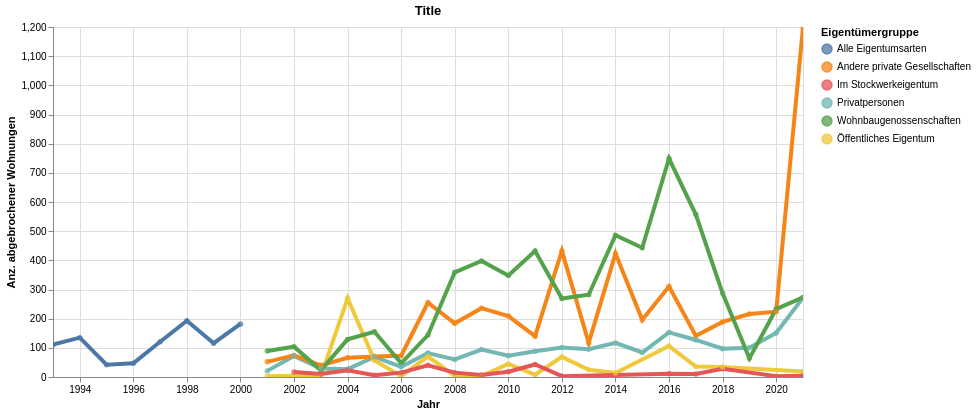

This figure's notebook cell:
### Code cell
highlight = alt.selection(type='single', on='mouseover',
                          fields=['EigGruLang'], nearest=True)
#x='date:StichtagDatJahr',
base = alt.Chart(myAgg.reset_index().query('sum_WhgAbb > 1'), title="Title").encode(
    x=alt.X('StichtagDatJahr', axis=alt.Axis(title='Jahr'))# , axis=alt.Axis(format='%', title='percentage')
    , y=alt.X('sum_WhgAbb', axis=alt.Axis(title='Anz. abgebrochener Wohnungen'))
    , color=alt.Color('EigGruLang', legend=alt.Legend(title="Eigentümergruppe", orient="right"))  
    ,tooltip=['StichtagDatJahr', 'EigGruLang','sum_WhgBestandRelevant', 'sum_WhgUmb','sum_WhgAbb' ]    
)
points = base.mark_circle().encode(
    opacity=alt.value(0.75)
).add_selection(
    highlight
).properties(
    width=750 , height=350
)
lines = base.mark_line().encode(
    size=alt.condition(~highlight, alt.value(0.5), alt.value(4))
).interactive()

lines + points

### Figure 1 — Vega-Lite specification as saved in the notebook (floating-point values rounded to 4 significant figures)
{"config": {"view": {"continuousWidth": 400, "continuousHeight": 300}}, "layer": [{"mark": "line", "encoding": {"color": {"type": "nominal", "field": "EigGruLang", "legend": {"orient": "right", "title": "Eigentümergruppe"}}, "size": {"condition": {"value": 0.5, "selection": {"not": "selector017"}}, "value": 4}, "tooltip": [{"type": "temporal", "field": "StichtagDatJahr"}, {"type": "nominal", "field": "EigGruLang"}, {"type": "quantitative", "field": "sum_WhgBestandRelevant"}, {"type": "quantitative", "field": "sum_WhgUmb"}, {"type": "quantitative", "field": "sum_WhgAbb"}], "x": {"type": "temporal", "axis": {"title": "Jahr"}, "field": "StichtagDatJahr"}, "y": {"type": "quantitative", "axis": {"title": "Anz. abgebrochener Wohnungen"}, "field": "sum_WhgAbb"}}, "selection": {"selector018": {"type": "interval", "bind": "scales", "encodings": ["x", "y"]}}, "title": "Title"}, {"mark": "circle", "encoding": {"color": {"type": "nominal", "field": "EigGruLang", "legend": {"orient": "right", "title": "Eigentümergruppe"}}, "opacity": {"value": 0.75}, "tooltip": [{"type": "temporal", "field": "StichtagDatJahr"}, {"type": "nominal", "field": "EigGruLang"}, {"type": "quantitative", "field": "sum_WhgBestandRelevant"}, {"type": "quantitative", "field": "sum_WhgUmb"}, {"type": "quantitative", "field": "sum_WhgAbb"}], "x": {"type": "temporal", "axis": {"title": "Jahr"}, "field": "StichtagDatJahr"}, "y": {"type": "quantitative", "axis": {"title": "Anz. abgebrochener Wohnungen"}, "field": "sum_WhgAbb"}}, "height": 350, "selection": {"selector017": {"type": "single", "on": "mouseover", "fields": ["EigGruLang"], "nearest": true}}, "title": "Title", "width": 750}], "data": {"name": "data-b4c814d0216243664eba8f90df4e58aa"}, "$schema": "https://vega.github.io/schema/vega-lite/v4.8.1.json", "datasets": {"data-b4c814d0216243664eba8f90df4e58aa": [{"StichtagDatJahr": "1993-01-01T00:00:00", "EigGruSort": 9, "EigGruLang": "Alle Eigentumsarten", "sum_WhgBestandRelevant": 173292, "sum_WhgUmb": 675, "sum_WhgAbb": 111}, {"StichtagDatJahr": "1994-01-01T00:00:00", "EigGruSort": 9, "EigGruLang": "Alle Eigentumsarten", "sum_WhgBestandRelevant": 174962, "sum_WhgUmb": 607, "sum_WhgAbb": 135}, {"StichtagDatJahr": "1995-01-01T00:00:00", "EigGruSort": 9, "EigGruLang": "Alle Eigentumsarten", "sum_WhgBestandRelevant": 176950, "sum_WhgUmb": 757, "sum_WhgAbb": 42}, {"StichtagDatJahr": "1996-01-01T00:00:00", "EigGruSort": 9, "EigGruLang": "Alle Eigentumsarten", "sum_WhgBestandRelevant": 179275, "sum_WhgUmb": 2303, "sum_WhgAbb": 47}, {"StichtagDatJahr": "1997-01-01T00:00:00", "EigGruSort": 9, "EigGruLang": "Alle Eigentumsarten", "sum_WhgBestandRelevant": 181189, "sum_WhgUmb": 1456, "sum_WhgAbb": 121}, {"StichtagDatJahr": "1998-01-01T00:00:00", "EigGruSort": 9, "EigGruLang": "Alle Eigentumsarten", "sum_WhgBestandRelevant": 182184, "sum_WhgUmb": 1187, "sum_WhgAbb": 193}, {"StichtagDatJahr": "1999-01-01T00:00:00", "EigGruSort": 9, "EigGruLang": "Alle Eigentumsarten", "sum_WhgBestandRelevant": 183780, "sum_WhgUmb": 1626, "sum_WhgAbb": 116}, {"StichtagDatJahr": "2000-01-01T00:00:00", "EigGruSort": 9, "EigGruLang": "Alle Eigentumsarten", "sum_WhgBestandRelevant": 185123, "sum_WhgUmb": 1488, "sum_WhgAbb": 182}, {"StichtagDatJahr": "2001-01-01T00:00:00", "EigGruSort": 4, "EigGruLang": "Privatpersonen", "sum_WhgBestandRelevant": 84519, "sum_WhgUmb": 664, "sum_WhgAbb": 21}, {"StichtagDatJahr": "2001-01-01T00:00:00", "EigGruSort": 3, "EigGruLang": "Andere private Gesellschaften", "sum_WhgBestandRelevant": 43526, "sum_WhgUmb": 512, "sum_WhgAbb": 52}, {"StichtagDatJahr": "2001-01-01T00:00:00", "EigGruSort": 1, "EigGruLang": "Öffentliches Eigentum", "sum_WhgBestandRelevant": 14039, "sum_WhgUmb": 602, "sum_WhgAbb": 3}, {"StichtagDatJahr": "2001-01-01T00:00:00", "EigGruSort": 2, "EigGruLang": "Wohnbaugenossenschaften", "sum_WhgBestandRelevant": 34361, "sum_WhgUmb": 475, "sum_WhgAbb": 89}, {"StichtagDatJahr": "2002-01-01T00:00:00", "EigGruSort": 1, "EigGruLang": "Öffentliches Eigentum", "sum_WhgBestandRelevant": 14614, "sum_WhgUmb": 73, "sum_WhgAbb": 4}, {"StichtagDatJahr": "2002-01-01T00:00:00", "EigGruSort": 2, "EigGruLang": "Wohnbaugenossenschaften", "sum_WhgBestandRelevant": 34194, "sum_WhgUmb": 504, "sum_WhgAbb": 104}, {"StichtagDatJahr": "2002-01-01T00:00:00", "EigGruSort": 3, "EigGruLang": "Andere private Gesellschaften", "sum_WhgBestandRelevant": 43413, "sum_WhgUmb": 409, "sum_WhgAbb": 74}, {"StichtagDatJahr": "2002-01-01T00:00:00", "EigGruSort": 4, "EigGruLang": "Privatpersonen", "sum_WhgBestandRelevant": 84360, "sum_WhgUmb": 699, "sum_WhgAbb": 72}, {"StichtagDatJahr": "2002-01-01T00:00:00", "EigGruSort": 5, "EigGruLang": "Im Stockwerkeigentum", "sum_WhgBestandRelevant": 9968, "sum_WhgUmb": 126, "sum_WhgAbb": 17}, {"StichtagDatJahr": "2003-01-01T00:00:00", "EigGruSort": 1, "EigGruLang": "Öffentliches Eigentum", "sum_WhgBestandRelevant": 14030, "sum_WhgUmb": 170, "sum_WhgAbb": 2}, {"StichtagDatJahr": "2003-01-01T00:00:00", "EigGruSort": 2, "EigGruLang": "Wohnbaugenossenschaften", "sum_WhgBestandRelevant": 35080, "sum_WhgUmb": 344, "sum_WhgAbb": 23}, {"StichtagDatJahr": "2003-01-01T00:00:00", "EigGruSort": 3, "EigGruLang": "Andere private Gesellschaften", "sum_WhgBestandRelevant": 43112, "sum_WhgUmb": 768, "sum_WhgAbb": 40}, {"StichtagDatJahr": "2003-01-01T00:00:00", "EigGruSort": 4, "EigGruLang": "Privatpersonen", "sum_WhgBestandRelevant": 85288, "sum_WhgUmb": 1106, "sum_WhgAbb": 29}, {"StichtagDatJahr": "2003-01-01T00:00:00", "EigGruSort": 5, "EigGruLang": "Im Stockwerkeigentum", "sum_WhgBestandRelevant": 10182, "sum_WhgUmb": 246, "sum_WhgAbb": 10}, {"StichtagDatJahr": "2004-01-01T00:00:00", "EigGruSort": 4, "EigGruLang": "Privatpersonen", "sum_WhgBestandRelevant": 85324, "sum_WhgUmb": 1106, "sum_WhgAbb": 27}, {"StichtagDatJahr": "2004-01-01T00:00:00", "EigGruSort": 3, "EigGruLang": "Andere private Gesellschaften", "sum_WhgBestandRelevant": 43657, "sum_WhgUmb": 741, "sum_WhgAbb": 66}, {"StichtagDatJahr": "2004-01-01T00:00:00", "EigGruSort": 5, "EigGruLang": "Im Stockwerkeigentum", "sum_WhgBestandRelevant": 10448, "sum_WhgUmb": 81, "sum_WhgAbb": 23}, {"StichtagDatJahr": "2004-01-01T00:00:00", "EigGruSort": 1, "EigGruLang": "Öffentliches Eigentum", "sum_WhgBestandRelevant": 13703, "sum_WhgUmb": 661, "sum_WhgAbb": 270}, {"StichtagDatJahr": "2004-01-01T00:00:00", "EigGruSort": 2, "EigGruLang": "Wohnbaugenossenschaften", "sum_WhgBestandRelevant": 34849, "sum_WhgUmb": 625, "sum_WhgAbb": 129}, {"StichtagDatJahr": "2005-01-01T00:00:00", "EigGruSort": 1, "EigGruLang": "Öffentliches Eigentum", "sum_WhgBestandRelevant": 14573, "sum_WhgUmb": 366, "sum_WhgAbb": 57}, {"StichtagDatJahr": "2005-01-01T00:00:00", "EigGruSort": 2, "EigGruLang": "Wohnbaugenossenschaften", "sum_WhgBestandRelevant": 33923, "sum_WhgUmb": 809, "sum_WhgAbb": 155}, {"StichtagDatJahr": "2005-01-01T00:00:00", "EigGruSort": 3, "EigGruLang": "Andere private Gesellschaften", "sum_WhgBestandRelevant": 43480, "sum_WhgUmb": 884, "sum_WhgAbb": 70}, {"StichtagDatJahr": "2005-01-01T00:00:00", "EigGruSort": 4, "EigGruLang": "Privatpersonen", "sum_WhgBestandRelevant": 85521, "sum_WhgUmb": 915, "sum_WhgAbb": 69}, {"StichtagDatJahr": "2005-01-01T00:00:00", "EigGruSort": 5, "EigGruLang": "Im Stockwerkeigentum", "sum_WhgBestandRelevant": 10801, "sum_WhgUmb": 245, "sum_WhgAbb": 6}, {"StichtagDatJahr": "2006-01-01T00:00:00", "EigGruSort": 1, "EigGruLang": "Öffentliches Eigentum", "sum_WhgBestandRelevant": 14825, "sum_WhgUmb": 249, "sum_WhgAbb": 3}, {"StichtagDatJahr": "2006-01-01T00:00:00", "EigGruSort": 2, "EigGruLang": "Wohnbaugenossenschaften", "sum_WhgBestandRelevant": 33800, "sum_WhgUmb": 471, "sum_WhgAbb": 47}, {"StichtagDatJahr": "2006-01-01T00:00:00", "EigGruSort": 3, "EigGruLang": "Andere private Gesellschaften", "sum_WhgBestandRelevant": 44573, "sum_WhgUmb": 889, "sum_WhgAbb": 73}, {"StichtagDatJahr": "2006-01-01T00:00:00", "EigGruSort": 4, "EigGruLang": "Privatpersonen", "sum_WhgBestandRelevant": 85033, "sum_WhgUmb": 758, "sum_WhgAbb": 35}, {"StichtagDatJahr": "2006-01-01T00:00:00", "EigGruSort": 5, "EigGruLang": "Im Stockwerkeigentum", "sum_WhgBestandRelevant": 11219, "sum_WhgUmb": 133, "sum_WhgAbb": 15}, {"StichtagDatJahr": "2007-01-01T00:00:00", "EigGruSort": 5, "EigGruLang": "Im Stockwerkeigentum", "sum_WhgBestandRelevant": 11626, "sum_WhgUmb": 82, "sum_WhgAbb": 40}, {"StichtagDatJahr": "2007-01-01T00:00:00", "EigGruSort": 4, "EigGruLang": "Privatpersonen", "sum_WhgBestandRelevant": 84795, "sum_WhgUmb": 920, "sum_WhgAbb": 82}, {"StichtagDatJahr": "2007-01-01T00:00:00", "EigGruSort": 3, "EigGruLang": "Andere private Gesellschaften", "sum_WhgBestandRelevant": 44880, "sum_WhgUmb": 1035, "sum_WhgAbb": 255}, {"StichtagDatJahr": "2007-01-01T00:00:00", "EigGruSort": 1, "EigGruLang": "Öffentliches Eigentum", "sum_WhgBestandRelevant": 14603, "sum_WhgUmb": 548, "sum_WhgAbb": 70}, {"StichtagDatJahr": "2007-01-01T00:00:00", "EigGruSort": 2, "EigGruLang": "Wohnbaugenossenschaften", "sum_WhgBestandRelevant": 33672, "sum_WhgUmb": 567, "sum_WhgAbb": 144}, {"StichtagDatJahr": "2008-01-01T00:00:00", "EigGruSort": 1, "EigGruLang": "Öffentliches Eigentum", "sum_WhgBestandRelevant": 14714, "sum_WhgUmb": 362, "sum_WhgAbb": 4}, {"StichtagDatJahr": "2008-01-01T00:00:00", "EigGruSort": 2, "EigGruLang": "Wohnbaugenossenschaften", "sum_WhgBestandRelevant": 33353, "sum_WhgUmb": 491, "sum_WhgAbb": 359}, {"StichtagDatJahr": "2008-01-01T00:00:00", "EigGruSort": 3, "EigGruLang": "Andere private Gesellschaften", "sum_WhgBestandRelevant": 45785, "sum_WhgUmb": 751, "sum_WhgAbb": 184}, {"StichtagDatJahr": "2008-01-01T00:00:00", "EigGruSort": 4, "EigGruLang": "Privatpersonen", "sum_WhgBestandRelevant": 84186, "sum_WhgUmb": 781, "sum_WhgAbb": 60}, {"StichtagDatJahr": "2008-01-01T00:00:00", "EigGruSort": 5, "EigGruLang": "Im Stockwerkeigentum", "sum_WhgBestandRelevant": 11968, "sum_WhgUmb": 125, "sum_WhgAbb": 15}, {"StichtagDatJahr": "2009-01-01T00:00:00", "EigGruSort": 1, "EigGruLang": "Öffentliches Eigentum", "sum_WhgBestandRelevant": 14976, "sum_WhgUmb": 146, "sum_WhgAbb": 3}, {"StichtagDatJahr": "2009-01-01T00:00:00", "EigGruSort": 2, "EigGruLang": "Wohnbaugenossenschaften", "sum_WhgBestandRelevant": 32911, "sum_WhgUmb": 432, "sum_WhgAbb": 398}, {"StichtagDatJahr": "2009-01-01T00:00:00", "EigGruSort": 3, "EigGruLang": "Andere private Gesellschaften", "sum_WhgBestandRelevant": 46335, "sum_WhgUmb": 715, "sum_WhgAbb": 236}, {"StichtagDatJahr": "2009-01-01T00:00:00", "EigGruSort": 4, "EigGruLang": "Privatpersonen", "sum_WhgBestandRelevant": 83822, "sum_WhgUmb": 907, "sum_WhgAbb": 94}, {"StichtagDatJahr": "2009-01-01T00:00:00", "EigGruSort": 5, "EigGruLang": "Im Stockwerkeigentum", "sum_WhgBestandRelevant": 12308, "sum_WhgUmb": 119, "sum_WhgAbb": 7}, {"StichtagDatJahr": "2010-01-01T00:00:00", "EigGruSort": 5, "EigGruLang": "Im Stockwerkeigentum", "sum_WhgBestandRelevant": 12612, "sum_WhgUmb": 133, "sum_WhgAbb": 18}, {"StichtagDatJahr": "2010-01-01T00:00:00", "EigGruSort": 3, "EigGruLang": "Andere private Gesellschaften", "sum_WhgBestandRelevant": 46422, "sum_WhgUmb": 579, "sum_WhgAbb": 209}, {"StichtagDatJahr": "2010-01-01T00:00:00", "EigGruSort": 4, "EigGruLang": "Privatpersonen", "sum_WhgBestandRelevant": 83558, "sum_WhgUmb": 885, "sum_WhgAbb": 73}, {"StichtagDatJahr": "2010-01-01T00:00:00", "EigGruSort": 2, "EigGruLang": "Wohnbaugenossenschaften", "sum_WhgBestandRelevant": 32788, "sum_WhgUmb": 264, "sum_WhgAbb": 348}, {"StichtagDatJahr": "2010-01-01T00:00:00", "EigGruSort": 1, "EigGruLang": "Öffentliches Eigentum", "sum_WhgBestandRelevant": 14895, "sum_WhgUmb": 52, "sum_WhgAbb": 45}, {"StichtagDatJahr": "2011-01-01T00:00:00", "EigGruSort": 1, "EigGruLang": "Öffentliches Eigentum", "sum_WhgBestandRelevant": 14613, "sum_WhgUmb": 92, "sum_WhgAbb": 8}, {"StichtagDatJahr": "2011-01-01T00:00:00", "EigGruSort": 2, "EigGruLang": "Wohnbaugenossenschaften", "sum_WhgBestandRelevant": 32394, "sum_WhgUmb": 868, "sum_WhgAbb": 432}, {"StichtagDatJahr": "2011-01-01T00:00:00", "EigGruSort": 3, "EigGruLang": "Andere private Gesellschaften", "sum_WhgBestandRelevant": 47209, "sum_WhgUmb": 646, "sum_WhgAbb": 140}, {"StichtagDatJahr": "2011-01-01T00:00:00", "EigGruSort": 4, "EigGruLang": "Privatpersonen", "sum_WhgBestandRelevant": 83131, "sum_WhgUmb": 1043, "sum_WhgAbb": 88}, {"StichtagDatJahr": "2011-01-01T00:00:00", "EigGruSort": 5, "EigGruLang": "Im Stockwerkeigentum", "sum_WhgBestandRelevant": 12869, "sum_WhgUmb": 107, "sum_WhgAbb": 43}, {"StichtagDatJahr": "2012-01-01T00:00:00", "EigGruSort": 1, "EigGruLang": "Öffentliches Eigentum", "sum_WhgBestandRelevant": 14193, "sum_WhgUmb": 356, "sum_WhgAbb": 69}, {"StichtagDatJahr": "2012-01-01T00:00:00", "EigGruSort": 2, "EigGruLang": "Wohnbaugenossenschaften", "sum_WhgBestandRelevant": 32328, "sum_WhgUmb": 246, "sum_WhgAbb": 269}, {"StichtagDatJahr": "2012-01-01T00:00:00", "EigGruSort": 3, "EigGruLang": "Andere private Gesellschaften", "sum_WhgBestandRelevant": 48486, "sum_WhgUmb": 1625, "sum_WhgAbb": 432}, {"StichtagDatJahr": "2012-01-01T00:00:00", "EigGruSort": 4, "EigGruLang": "Privatpersonen", "sum_WhgBestandRelevant": 82317, "sum_WhgUmb": 1035, "sum_WhgAbb": 101}, {"StichtagDatJahr": "2012-01-01T00:00:00", "EigGruSort": 5, "EigGruLang": "Im Stockwerkeigentum", "sum_WhgBestandRelevant": 13182, "sum_WhgUmb": 316, "sum_WhgAbb": 3}, {"StichtagDatJahr": "2013-01-01T00:00:00", "EigGruSort": 4, "EigGruLang": "Privatpersonen", "sum_WhgBestandRelevant": 81131, "sum_WhgUmb": 979, "sum_WhgAbb": 95}, {"StichtagDatJahr": "2013-01-01T00:00:00", "EigGruSort": 3, "EigGruLang": "Andere private Gesellschaften", "sum_WhgBestandRelevant": 49538, "sum_WhgUmb": 511, "sum_WhgAbb": 117}, {"StichtagDatJahr": "2013-01-01T00:00:00", "EigGruSort": 2, "EigGruLang": "Wohnbaugenossenschaften", "sum_WhgBestandRelevant": 32650, "sum_WhgUmb": 834, "sum_WhgAbb": 282}, {"StichtagDatJahr": "2013-01-01T00:00:00", "EigGruSort": 1, "EigGruLang": "Öffentliches Eigentum", "sum_WhgBestandRelevant": 14223, "sum_WhgUmb": 118, "sum_WhgAbb": 25}, {"StichtagDatJahr": "2014-01-01T00:00:00", "EigGruSort": 1, "EigGruLang": "Öffentliches Eigentum", "sum_WhgBestandRelevant": 13738, "sum_WhgUmb": 118, "sum_WhgAbb": 14}, {"StichtagDatJahr": "2014-01-01T00:00:00", "EigGruSort": 2, "EigGruLang": "Wohnbaugenossenschaften", "sum_WhgBestandRelevant": 32430, "sum_WhgUmb": 539, "sum_WhgAbb": 486}, {"StichtagDatJahr": "2014-01-01T00:00:00", "EigGruSort": 3, "EigGruLang": "Andere private Gesellschaften", "sum_WhgBestandRelevant": 50298, "sum_WhgUmb": 1143, "sum_WhgAbb": 423}, {"StichtagDatJahr": "2014-01-01T00:00:00", "EigGruSort": 4, "EigGruLang": "Privatpersonen", "sum_WhgBestandRelevant": 80662, "sum_WhgUmb": 1167, "sum_WhgAbb": 117}, {"StichtagDatJahr": "2015-01-01T00:00:00", "EigGruSort": 2, "EigGruLang": "Wohnbaugenossenschaften", "sum_WhgBestandRelevant": 32239, "sum_WhgUmb": 80, "sum_WhgAbb": 443}, {"StichtagDatJahr": "2015-01-01T00:00:00", "EigGruSort": 3, "EigGruLang": "Andere private Gesellschaften", "sum_WhgBestandRelevant": 51368, "sum_WhgUmb": 726, "sum_WhgAbb": 196}, {"StichtagDatJahr": "2015-01-01T00:00:00", "EigGruSort": 4, "EigGruLang": "Privatpersonen", "sum_WhgBestandRelevant": 80315, "sum_WhgUmb": 890, "sum_WhgAbb": 84}, {"StichtagDatJahr": "2016-01-01T00:00:00", "EigGruSort": 5, "EigGruLang": "Im Stockwerkeigentum", "sum_WhgBestandRelevant": 14608, "sum_WhgUmb": 145, "sum_WhgAbb": 11}, {"StichtagDatJahr": "2016-01-01T00:00:00", "EigGruSort": 4, "EigGruLang": "Privatpersonen", "sum_WhgBestandRelevant": 79178, "sum_WhgUmb": 1167, "sum_WhgAbb": 153}, {"StichtagDatJahr": "2016-01-01T00:00:00", "EigGruSort": 2, "EigGruLang": "Wohnbaugenossenschaften", "sum_WhgBestandRelevant": 31708, "sum_WhgUmb": 609, "sum_WhgAbb": 749}, {"StichtagDatJahr": "2016-01-01T00:00:00", "EigGruSort": 1, "EigGruLang": "Öffentliches Eigentum", "sum_WhgBestandRelevant": 13731, "sum_WhgUmb": 245, "sum_WhgAbb": 106}, {"StichtagDatJahr": "2016-01-01T00:00:00", "EigGruSort": 3, "EigGruLang": "Andere private Gesellschaften", "sum_WhgBestandRelevant": 52918, "sum_WhgUmb": 1329, "sum_WhgAbb": 310}, {"StichtagDatJahr": "2017-01-01T00:00:00", "EigGruSort": 1, "EigGruLang": "Öffentliches Eigentum", "sum_WhgBestandRelevant": 13634, "sum_WhgUmb": 116, "sum_WhgAbb": 36}, {"StichtagDatJahr": "2017-01-01T00:00:00", "EigGruSort": 2, "EigGruLang": "Wohnbaugenossenschaften", "sum_WhgBestandRelevant": 31547, "sum_WhgUmb": 233, "sum_WhgAbb": 557}, {"StichtagDatJahr": "2017-01-01T00:00:00", "EigGruSort": 3, "EigGruLang": "Andere private Gesellschaften", "sum_WhgBestandRelevant": 55168, "sum_WhgUmb": 1482, "sum_WhgAbb": 141}, {"StichtagDatJahr": "2017-01-01T00:00:00", "EigGruSort": 4, "EigGruLang": "Privatpersonen", "sum_WhgBestandRelevant": 77473, "sum_WhgUmb": 986, "sum_WhgAbb": 127}, {"StichtagDatJahr": "2017-01-01T00:00:00", "EigGruSort": 5, "EigGruLang": "Im Stockwerkeigentum", "sum_WhgBestandRelevant": 15000, "sum_WhgUmb": 253, "sum_WhgAbb": 10}, {"StichtagDatJahr": "2018-01-01T00:00:00", "EigGruSort": 4, "EigGruLang": "Privatpersonen", "sum_WhgBestandRelevant": 76826, "sum_WhgUmb": 1015, "sum_WhgAbb": 97}, {"StichtagDatJahr": "2018-01-01T00:00:00", "EigGruSort": 3, "EigGruLang": "Andere private Gesellschaften", "sum_WhgBestandRelevant": 56344, "sum_WhgUmb": 1187, "sum_WhgAbb": 189}, {"StichtagDatJahr": "2018-01-01T00:00:00", "EigGruSort": 5, "EigGruLang": "Im Stockwerkeigentum", "sum_WhgBestandRelevant": 15399, "sum_WhgUmb": 137, "sum_WhgAbb": 28}, {"StichtagDatJahr": "2018-01-01T00:00:00", "EigGruSort": 1, "EigGruLang": "Öffentliches Eigentum", "sum_WhgBestandRelevant": 13792, "sum_WhgUmb": 49, "sum_WhgAbb": 34}, {"StichtagDatJahr": "2018-01-01T00:00:00", "EigGruSort": 2, "EigGruLang": "Wohnbaugenossenschaften", "sum_WhgBestandRelevant": 31434, "sum_WhgUmb": 244, "sum_WhgAbb": 287}, {"StichtagDatJahr": "2019-01-01T00:00:00", "EigGruSort": 2, "EigGruLang": "Wohnbaugenossenschaften", "sum_WhgBestandRelevant": 31710, "sum_WhgUmb": 454, "sum_WhgAbb": 64}, {"StichtagDatJahr": "2019-01-01T00:00:00", "EigGruSort": 3, "EigGruLang": "Andere private Gesellschaften", "sum_WhgBestandRelevant": 57563, "sum_WhgUmb": 1451, "sum_WhgAbb": 216}, {"StichtagDatJahr": "2019-01-01T00:00:00", "EigGruSort": 4, "EigGruLang": "Privatpersonen", "sum_WhgBestandRelevant": 75823, "sum_WhgUmb": 738, "sum_WhgAbb": 100}, {"StichtagDatJahr": "2020-01-01T00:00:00", "EigGruSort": 5, "EigGruLang": "Im Stockwerkeigentum", "sum_WhgBestandRelevant": 15884, "sum_WhgUmb": 406, "sum_WhgAbb": 3}, {"StichtagDatJahr": "2020-01-01T00:00:00", "EigGruSort": 2, "EigGruLang": "Wohnbaugenossenschaften", "sum_WhgBestandRelevant": 31812, "sum_WhgUmb": 185, "sum_WhgAbb": 233}, {"StichtagDatJahr": "2020-01-01T00:00:00", "EigGruSort": 3, "EigGruLang": "Andere private Gesellschaften", "sum_WhgBestandRelevant": 59319, "sum_WhgUmb": 1484, "sum_WhgAbb": 224}, {"StichtagDatJahr": "2020-01-01T00:00:00", "EigGruSort": 4, "EigGruLang": "Privatpersonen", "sum_WhgBestandRelevant": 74936, "sum_WhgUmb": 1046, "sum_WhgAbb": 151}, {"StichtagDatJahr": "2021-01-01T00:00:00", "EigGruSort": 3, "EigGruLang": "Andere private Gesellschaften", "sum_WhgBestandRelevant": 60389, "sum_WhgUmb": 1195, "sum_WhgAbb": 1200}, {"StichtagDatJahr": "2021-01-01T00:00:00", "EigGruSort": 4, "EigGruLang": "Privatpersonen", "sum_WhgBestandRelevant": 74070, "sum_WhgUmb": 884, "sum_WhgAbb": 272}, {"StichtagDatJahr": "2021-01-01T00:00:00", "EigGruSort": 1, "EigGruLang": "Öffentliches Eigentum", "sum_WhgBestandRelevant": 13935, "sum_WhgUmb": 102, "sum_WhgAbb": 19}, {"StichtagDatJahr": "2021-01-01T00:00:00", "EigGruSort": 2, "EigGruLang": "Wohnbaugenossenschaften", "sum_WhgBestandRelevant": 31756, "sum_WhgUmb": 261, "sum_WhgAbb": 273}, {"StichtagDatJahr": "2021-01-01T00:00:00", "EigGruSort": 5, "EigGruLang": "Im Stockwerkeigentum", "sum_WhgBestandRelevant": 16337, "sum_WhgUmb": 376, "sum_WhgAbb": 4}]}}
